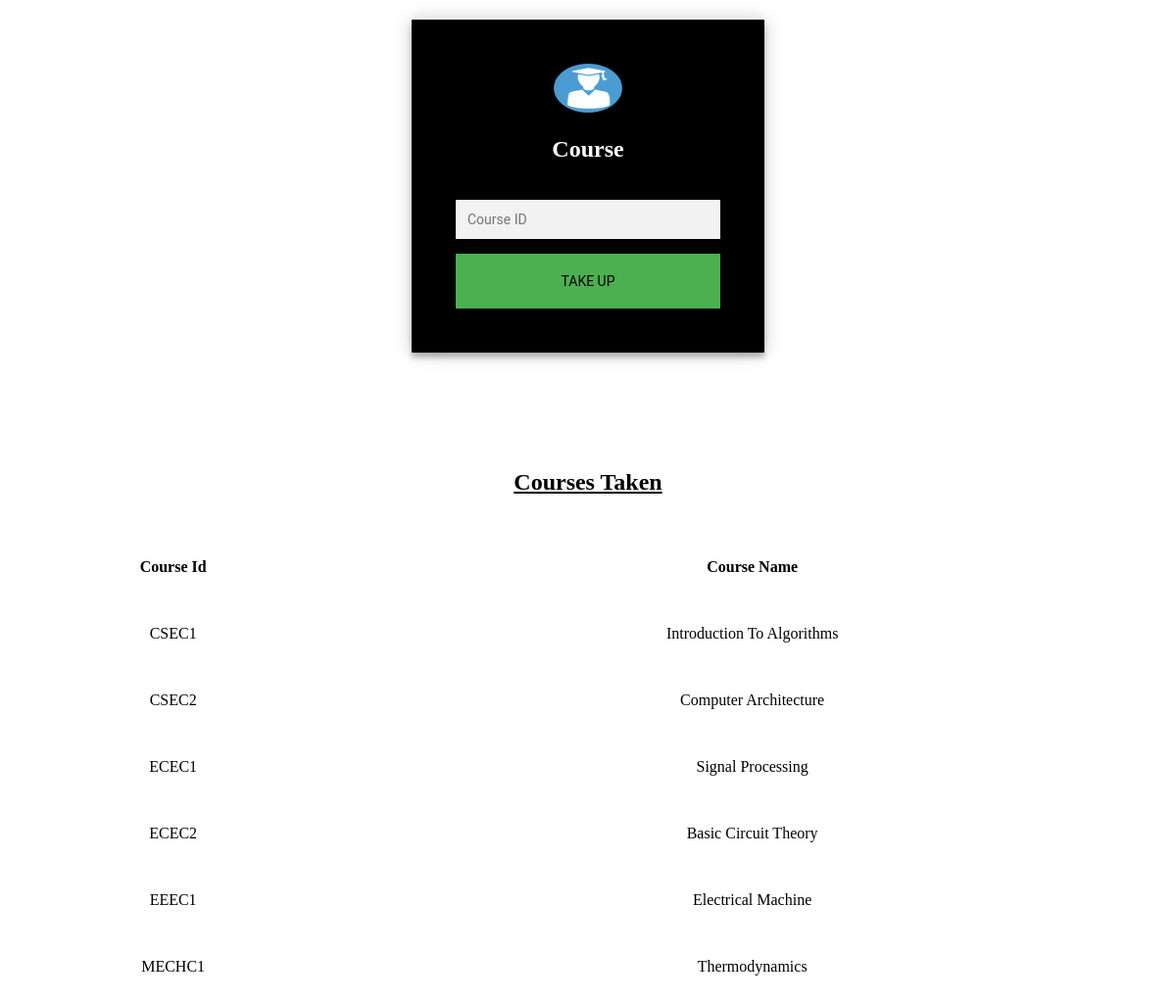
/Admin/Student/forms/course.php, run on the app's committed database.
### tables this page shows
CREATE TABLE course(
	course_id varchar(10),
	title varchar(50),
	dept_id varchar(10),
	credits int ,
	textbook_id varchar(10),
	primary key(course_id),
	foreign key(dept_id) references department(dept_id) on delete set null,
	foreign key(textbook_id) references book(book_id) on delete set null
);

### Admin/Student/forms/course.php (the view, shortened to what this page needs)
<!DOCTYPE html>
<html>
<head>
	</head>
<body>
	<div class="login-page">
  <div class="form">
    <form class="login-form" method = "POST" action = "takeup.php">
		<img src="student.png" height=50px width=70px alt="Hey ! Good Looking">
		<h2 class="h"> Course  </h2><br/>
      <input type="text" placeholder="Course ID" name = 'id'/>
      <button type = 'submit'><a>Take UP</button>
         </form>
  </div>
	</div>
	<?php
		include 'db.php';
		$sql = "SELECT * FROM course ;";
		$result = mysqli_query($conn,$sql);
		$resultCheck = mysqli_num_rows($result);
		echo "<center><h2><u>Courses Taken</u></h2></center>";
		if($resultCheck == 0){
			echo "Students takes no courses.";
		}
		else{
			echo "<table style = 'width:100%' id='customers'>";
			echo "<tr>";
			echo "<th>Course Id</th>";
			echo "<th>Course Name</th>";
			echo "</tr>";
			while($row = mysqli_fetch_assoc($result)){
				echo "<tr>";
				echo "<td>".$row['course_id']."</td>";
				echo "<td>".$row['title']."</td>";
				echo "</tr>";
			}
			echo "</table>";
			echo "<br><br>";
		}
	?>
</body>
</html>

### Admin/Student/forms/course.php (style rules this page uses)
.login-page { width: 360px; padding: 1% 0 0; margin: auto; }
.form { position: relative; z-index: 1; background: #000000; max-width: 360px; margin: 0 auto 100px; padding: 45px; text-align: center; box-shadow: 0 0 20px 0 rgba(0, 0, 0, 0.2), 0 5px 5px 0 rgba(0, 0, 0, 0.24); }
.form input { font-family: "Roboto", sans-serif; outline: 0; background: #f2f2f2; width: 100%; border: 0; margin: 0 0 15px; padding: 12px; box-sizing: border-box; font-size: 14px; }
.form button { font-family: "Roboto", sans-serif; text-transform: uppercase; outline: 0; background: #4CAF50; width: 100%; border: 0; padding: 0px; color: #FFFFFF; font-size: 14px; -webkit-transition: all 0.3 ease; transition: all 0.3 ease; cursor: pointer; }
body { background-repeat:no-repeat; background-size:cover; background-image: url('universiy.jpg'); }
.h { color:white;font-family:'verdana' }
a { padding:0px; color:black; display: block; width: 100%; line-height: 4em; text-align: center; text-decoration: none; }

### data on the page
course: course_id "CSEC1", title "Introduction To Algorithms"
course: course_id "CSEC2", title "Computer Architecture"
course: course_id "ECEC1", title "Signal Processing"
course: course_id "ECEC2", title "Basic Circuit Theory"
course: course_id "EEEC1", title "Electrical Machine"
course: course_id "MECHC1", title "Thermodynamics"
